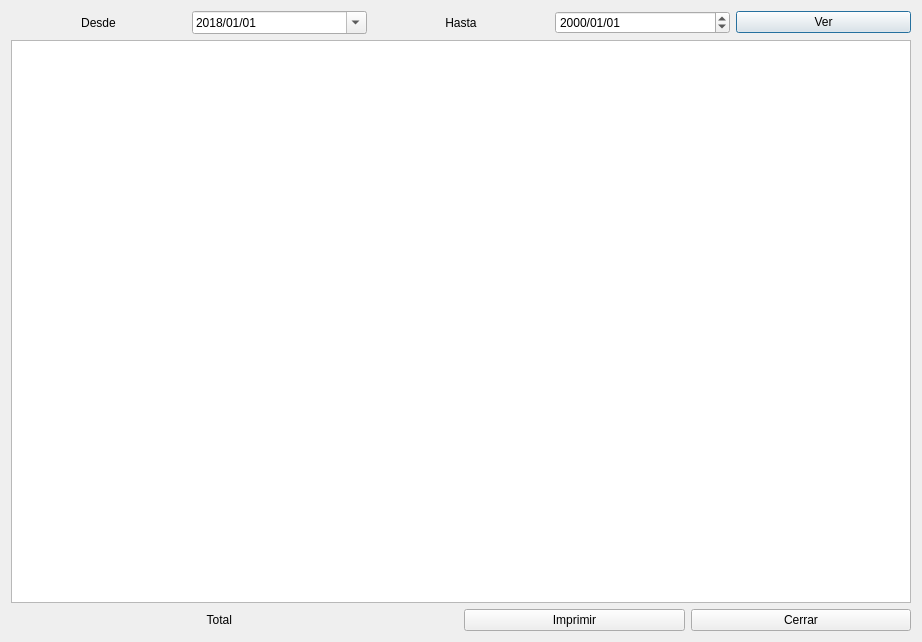
<?xml version="1.0" encoding="UTF-8"?>
<ui version="4.0">
 <class>ListadoSalidas</class>
 <widget class="QDialog" name="ListadoSalidas">
  <property name="geometry">
   <rect>
    <x>0</x>
    <y>0</y>
    <width>922</width>
    <height>642</height>
   </rect>
  </property>
  <property name="windowTitle">
   <string>Dialog</string>
  </property>
  <layout class="QGridLayout" name="gridLayout">
   <item row="0" column="0">
    <layout class="QHBoxLayout" name="horizontalLayout">
     <item>
      <widget class="QLabel" name="label">
       <property name="text">
        <string>Desde</string>
       </property>
       <property name="alignment">
        <set>Qt::AlignCenter</set>
       </property>
      </widget>
     </item>
     <item>
      <widget class="QDateEdit" name="dateEditDesde">
       <property name="displayFormat">
        <string>yyyy/MM/dd</string>
       </property>
       <property name="calendarPopup">
        <bool>true</bool>
       </property>
       <property name="date">
        <date>
         <year>2018</year>
         <month>1</month>
         <day>1</day>
        </date>
       </property>
      </widget>
     </item>
     <item>
      <widget class="QLabel" name="label_2">
       <property name="text">
        <string>Hasta</string>
       </property>
       <property name="alignment">
        <set>Qt::AlignCenter</set>
       </property>
      </widget>
     </item>
     <item>
      <widget class="QDateEdit" name="dateEditHasta">
       <property name="displayFormat">
        <string>yyyy/MM/dd</string>
       </property>
      </widget>
     </item>
     <item>
      <widget class="QPushButton" name="pushButtonVer">
       <property name="text">
        <string>Ver</string>
       </property>
      </widget>
     </item>
    </layout>
   </item>
   <item row="1" column="0">
    <widget class="QTableView" name="tableView"/>
   </item>
   <item row="2" column="0">
    <layout class="QHBoxLayout" name="horizontalLayout_2">
     <item>
      <widget class="QLabel" name="label_3">
       <property name="text">
        <string>Total</string>
       </property>
       <property name="alignment">
        <set>Qt::AlignRight|Qt::AlignTrailing|Qt::AlignVCenter</set>
       </property>
      </widget>
     </item>
     <item>
      <widget class="QLabel" name="labelTotal">
       <property name="text">
        <string/>
       </property>
      </widget>
     </item>
     <item>
      <widget class="QPushButton" name="pushButton_2">
       <property name="text">
        <string>Imprimir</string>
       </property>
      </widget>
     </item>
     <item>
      <widget class="QPushButton" name="pushButton">
       <property name="text">
        <string>Cerrar</string>
       </property>
      </widget>
     </item>
    </layout>
   </item>
  </layout>
 </widget>
 <resources/>
 <connections>
  <connection>
   <sender>pushButton</sender>
   <signal>clicked()</signal>
   <receiver>ListadoSalidas</receiver>
   <slot>close()</slot>
   <hints>
    <hint type="sourcelabel">
     <x>734</x>
     <y>620</y>
    </hint>
    <hint type="destinationlabel">
     <x>343</x>
     <y>598</y>
    </hint>
   </hints>
  </connection>
 </connections>
</ui>
